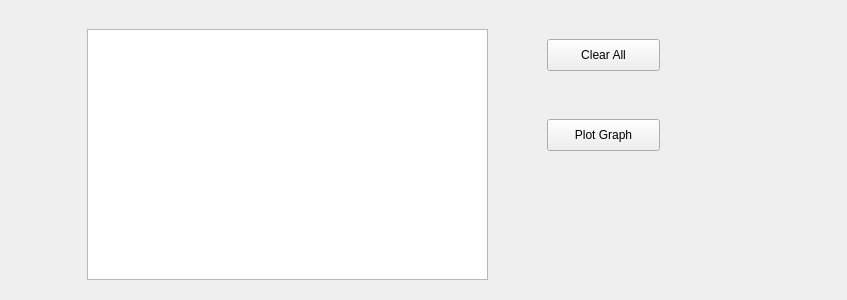
             <widget class="QWidget" name="page_4">
              <widget class="QStackedWidget" name="stackedWidget">
               <property name="geometry">
                <rect>
                 <x>17</x>
                 <y>-1</y>
                 <width>821</width>
                 <height>291</height>
                </rect>
               </property>
               <property name="currentIndex">
                <number>0</number>
               </property>
               <widget class="QWidget" name="page_9">
                <widget class="QPushButton" name="teach_plot_graph_Button">
                 <property name="geometry">
                  <rect>
                   <x>530</x>
                   <y>120</y>
                   <width>113</width>
                   <height>32</height>
                  </rect>
                 </property>
                 <property name="text">
                  <string>Plot Graph</string>
                 </property>
                </widget>
                <widget class="QPushButton" name="teach_clear_all_Button">
                 <property name="geometry">
                  <rect>
                   <x>530</x>
                   <y>40</y>
                   <width>113</width>
                   <height>32</height>
                  </rect>
                 </property>
                 <property name="text">
                  <string>Clear All</string>
                 </property>
                </widget>
                <widget class="QTextBrowser" name="teach_user_list">
                 <property name="geometry">
                  <rect>
                   <x>70</x>
                   <y>30</y>
                   <width>401</width>
                   <height>251</height>
                  </rect>
                 </property>
                </widget>
               </widget>
               <widget class="QWidget" name="page_10"/>
              </widget>
             </widget>
